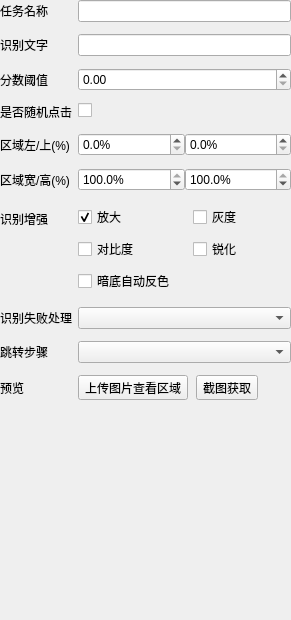
<?xml version="1.0" encoding="UTF-8"?>
<ui version="4.0">
 <class>OcrForm</class>
 <widget class="QWidget" name="OcrForm">
  <property name="geometry">
   <rect>
    <x>0</x>
    <y>0</y>
    <width>291</width>
    <height>620</height>
   </rect>
  </property>
  <property name="windowTitle">
   <string>OcrForm</string>
  </property>
  <widget class="QWidget" name="formLayoutWidget">
   <property name="geometry">
    <rect>
     <x>0</x>
     <y>0</y>
     <width>291</width>
     <height>614</height>
    </rect>
   </property>
   <layout class="QFormLayout" name="formLayout">
    <property name="horizontalSpacing">
     <number>6</number>
    </property>
    <property name="verticalSpacing">
     <number>12</number>
    </property>
    <item row="0" column="0">
     <widget class="QLabel" name="label">
      <property name="text">
       <string>任务名称</string>
      </property>
     </widget>
    </item>
    <item row="0" column="1">
     <widget class="QLineEdit" name="lineTaskNameEdit"/>
    </item>
    <item row="1" column="0">
     <widget class="QLabel" name="label_3">
      <property name="text">
       <string>识别文字</string>
      </property>
     </widget>
    </item>
    <item row="1" column="1">
     <widget class="QLineEdit" name="ocrTextEdit"/>
    </item>
    <item row="2" column="0">
     <widget class="QLabel" name="label_2">
      <property name="text">
       <string>分数阈值</string>
      </property>
     </widget>
    </item>
    <item row="4" column="0">
     <widget class="QLabel" name="roiPosLabel">
      <property name="toolTip">
       <string>识别区域左上角坐标，占图片宽/高的百分比</string>
      </property>
      <property name="text">
       <string>区域左/上(%)</string>
      </property>
     </widget>
    </item>
    <item row="4" column="1">
     <layout class="QHBoxLayout" name="roiPosLayout">
      <item>
       <widget class="QDoubleSpinBox" name="roiXBox">
        <property name="suffix">
         <string>%</string>
        </property>
        <property name="decimals">
         <number>1</number>
        </property>
        <property name="maximum">
         <double>100.000000000000000</double>
        </property>
       </widget>
      </item>
      <item>
       <widget class="QDoubleSpinBox" name="roiYBox">
        <property name="suffix">
         <string>%</string>
        </property>
        <property name="decimals">
         <number>1</number>
        </property>
        <property name="maximum">
         <double>100.000000000000000</double>
        </property>
       </widget>
      </item>
     </layout>
    </item>
    <item row="5" column="0">
     <widget class="QLabel" name="roiSizeLabel">
      <property name="toolTip">
       <string>识别区域宽高，占图片宽/高的百分比；100%x100% 表示识别整张图片</string>
      </property>
      <property name="text">
       <string>区域宽/高(%)</string>
      </property>
     </widget>
    </item>
    <item row="5" column="1">
     <layout class="QHBoxLayout" name="roiSizeLayout">
      <item>
       <widget class="QDoubleSpinBox" name="roiWBox">
        <property name="suffix">
         <string>%</string>
        </property>
        <property name="decimals">
         <number>1</number>
        </property>
        <property name="maximum">
         <double>100.000000000000000</double>
        </property>
        <property name="value">
         <double>100.000000000000000</double>
        </property>
       </widget>
      </item>
      <item>
       <widget class="QDoubleSpinBox" name="roiHBox">
        <property name="suffix">
         <string>%</string>
        </property>
        <property name="decimals">
         <number>1</number>
        </property>
        <property name="maximum">
         <double>100.000000000000000</double>
        </property>
        <property name="value">
         <double>100.000000000000000</double>
        </property>
       </widget>
      </item>
     </layout>
    </item>
    <item row="6" column="0">
     <widget class="QLabel" name="enhanceLabel">
      <property name="toolTip">
       <string>仅在识别区域小于整张图片时生效，可多选；小字号/暗底文字建议全部开启</string>
      </property>
      <property name="text">
       <string>识别增强</string>
      </property>
     </widget>
    </item>
    <item row="6" column="1">
     <layout class="QGridLayout" name="enhanceLayout">
      <property name="topMargin">
       <number>2</number>
      </property>
      <property name="bottomMargin">
       <number>2</number>
      </property>
      <property name="horizontalSpacing">
       <number>16</number>
      </property>
      <property name="verticalSpacing">
       <number>8</number>
      </property>
      <item row="0" column="0">
       <widget class="QCheckBox" name="enhanceUpscaleBox">
        <property name="text">
         <string>放大</string>
        </property>
        <property name="checked">
         <bool>true</bool>
        </property>
        <property name="toolTip">
         <string>裁剪图过小时等比放大（双三次插值），最多 3 倍；识别整张图片时不生效</string>
        </property>
       </widget>
      </item>
      <item row="0" column="1">
       <widget class="QCheckBox" name="enhanceGrayscaleBox">
        <property name="toolTip">
         <string>转为灰度图，去掉彩色背景干扰</string>
        </property>
        <property name="text">
         <string>灰度</string>
        </property>
       </widget>
      </item>
      <item row="1" column="0">
       <widget class="QCheckBox" name="enhanceContrastBox">
        <property name="toolTip">
         <string>CLAHE 局部对比度增强，提亮暗处文字（会自动转灰度）</string>
        </property>
        <property name="text">
         <string>对比度</string>
        </property>
       </widget>
      </item>
      <item row="1" column="1">
       <widget class="QCheckBox" name="enhanceSharpenBox">
        <property name="toolTip">
         <string>USM 锐化，恢复放大后被抹平的笔画边缘</string>
        </property>
        <property name="text">
         <string>锐化</string>
        </property>
       </widget>
      </item>
      <item row="2" column="0" colspan="2">
       <widget class="QCheckBox" name="enhanceInvertBox">
        <property name="toolTip">
         <string>检测到暗底亮字时反色为白底黑字（会自动转灰度）</string>
        </property>
        <property name="text">
         <string>暗底自动反色</string>
        </property>
       </widget>
      </item>
     </layout>
    </item>
    <item row="7" column="0">
     <widget class="QLabel" name="label_4">
      <property name="text">
       <string>识别失败处理</string>
      </property>
     </widget>
    </item>
    <item row="7" column="1">
     <widget class="QComboBox" name="opencvErrorHandle"/>
    </item>
    <item row="8" column="0">
     <widget class="QLabel" name="stepInputLabel">
      <property name="text">
       <string>跳转步骤</string>
      </property>
     </widget>
    </item>
    <item row="8" column="1">
     <widget class="QComboBox" name="stepInputBox"/>
    </item>
    <item row="3" column="0">
     <widget class="QLabel" name="label_6">
      <property name="text">
       <string>是否随机点击</string>
      </property>
     </widget>
    </item>
    <item row="3" column="1">
     <widget class="QCheckBox" name="randomClickCheckBox">
      <property name="text">
       <string/>
      </property>
     </widget>
    </item>
    <item row="2" column="1">
     <widget class="QDoubleSpinBox" name="spinScoreBox">
      <property name="maximum">
       <double>1.000000000000000</double>
      </property>
      <property name="singleStep">
       <double>0.010000000000000</double>
      </property>
     </widget>
    </item>
    <item row="9" column="0">
     <widget class="QLabel" name="label_5">
      <property name="text">
       <string>预览</string>
      </property>
     </widget>
    </item>
    <item row="9" column="1">
     <layout class="QHBoxLayout" name="previewBtnLayout">
      <property name="spacing">
       <number>8</number>
      </property>
      <item>
       <widget class="QToolButton" name="btnUploadImage">
        <property name="text">
         <string>上传图片查看区域</string>
        </property>
       </widget>
      </item>
      <item>
       <widget class="QToolButton" name="btnCaptureImage">
        <property name="toolTip">
         <string/>
        </property>
        <property name="text">
         <string>截图获取</string>
        </property>
       </widget>
      </item>
     </layout>
    </item>
    <item row="10" column="0" colspan="2">
     <widget class="RoiPreviewWidget" name="roiPreview" native="true">
      <property name="sizePolicy">
       <sizepolicy hsizetype="Expanding" vsizetype="Expanding">
        <horstretch>0</horstretch>
        <verstretch>0</verstretch>
       </sizepolicy>
      </property>
      <property name="minimumSize">
       <size>
        <width>260</width>
        <height>150</height>
       </size>
      </property>
     </widget>
    </item>
   </layout>
  </widget>
 </widget>
 <customwidgets>
  <customwidget>
   <class>RoiPreviewWidget</class>
   <extends>QWidget</extends>
   <header>src/ui/ocrForm/RoiPreviewWidget.h</header>
   <container>1</container>
  </customwidget>
 </customwidgets>
 <resources/>
 <connections/>
</ui>
